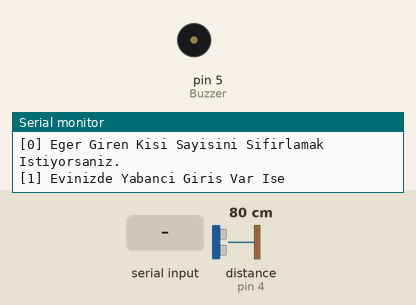
A sketch run on a simulated Arduino Uno, built with avr-gcc and run on an emulated ATmega328P. Parts: buzzer (waves = sounding, pin HIGH), the last lines printed to the serial monitor. Inputs (shaded band) come from the test bench; at power-on: distance to the obstacle (sensor on pin 4) 80 cm. The echo pulse lasts 58.3 µs per cm.

Above: at 1.3 s.
1.4 s: distance to the obstacle (sensor on pin 4) set to 12 cm
2.9 s: distance to the obstacle (sensor on pin 4) set to 9 cm
At 4.41 s:
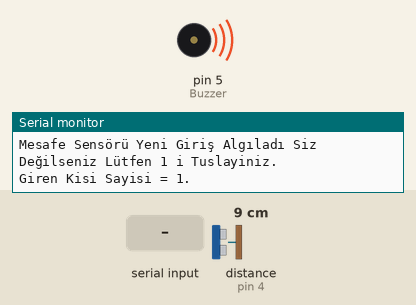
5.9 s: "1" received over Serial
Timing chart, 0 to 9.8 s (numbered marks = the images above; inputs shaded):
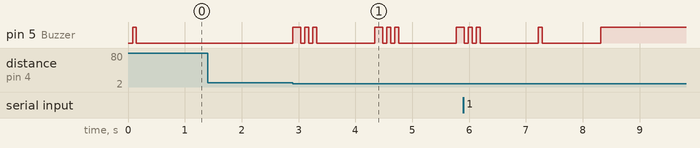

The sketch:

girissistem.ino
```cpp
#include <NewPing.h>
int Buzzer = 5;
//ışık sistemi isteyen arkadaşlarım ekleyebilir uyumlu çalışır.
#define Triggerpin 3
#define echopin 4
#define maxd 400
NewPing mesafesens(Triggerpin,echopin,maxd);
float duration, giris;
void setup() {
Serial.begin(9600);
pinMode(Buzzer,OUTPUT);
Serial.println("Serial and Setup Complete");
Serial.println("Tus Kombinasyonları?");
Serial.println("[0] Eger Giren Kisi Sayisini Sifirlamak Istiyorsaniz.");
Serial.println("[1] Evinizde Yabanci Giris Var Ise");
buzzersistemi(1,0,0);
}
int girdi = 0;
void loop() {
  giris = mesafesens.ping_cm();
  if(giris <= 10) {
    buzzersistemi(1,0,1);
    Serial.println("Mesafe Sensörü Yeni Giriş Algıladı Siz Değilseniz Lütfen 1 i Tuslayiniz.");
    delay(1000);
    girildi();
    }
if(Serial.available()) {
 char komut = Serial.read();
 if(komut = '0'){
  buzzersistemi(1,0,0);
  sifirla();
  Serial.println("Girilen Kisi Sayisi Basariyla Sifirlandi!");
  delay(1000);
  }
   if(komut = '1'){
    Serial.println("Kamera Aciliyor!"); //Yapmak isteyen malzemesi olan arkadaslarım olursa yapabilir.
    Serial.println("Kamera IP:");
    Serial.print("000.000.00");
    Serial.println("Alarm Devreye Giriyor");
    Serial.println("Acil Durum Cagrisi Yapiliyor.."); //arama sistemi eklemek isteyen ekleyebilir ve daha profesyonel yapabilir.

    for(long i = 0 ; i<9999999 ; i++) {
      digitalWrite(Buzzer,HIGH);
      delay(50);
      }
    }
  }
 }
void sifirla() {
girdi = 0;
}
void girildi() {

   girdi++;
   Serial.print("Giren Kisi Sayisi = ");
   Serial.print(girdi);
   Serial.println(".");
}
float buzzersistemi(float bir ,float iki ,float uc) {
if(bir == 1){
digitalWrite(Buzzer,HIGH);
delay(70);
digitalWrite(Buzzer,LOW);
}
if(iki == 1){
digitalWrite(Buzzer,HIGH);
delay(70);
digitalWrite(Buzzer,LOW);
delay(70);
digitalWrite(Buzzer,HIGH);
delay(70);
digitalWrite(Buzzer,LOW);
}
if(uc == 1){
digitalWrite(Buzzer,HIGH);
delay(70);
digitalWrite(Buzzer,LOW);
delay(70);
digitalWrite(Buzzer,HIGH);
delay(70);
digitalWrite(Buzzer,LOW);
delay(70);
digitalWrite(Buzzer,HIGH);
delay(70);
digitalWrite(Buzzer,LOW);
}
}
```

Measured:
- the behaviour switches between 11 and 10 cm on distance to the obstacle (sensor on pin 4) (found by bisection; images 0 and 1)
- after the input at 1.4 s, every drawn part: stays the same
